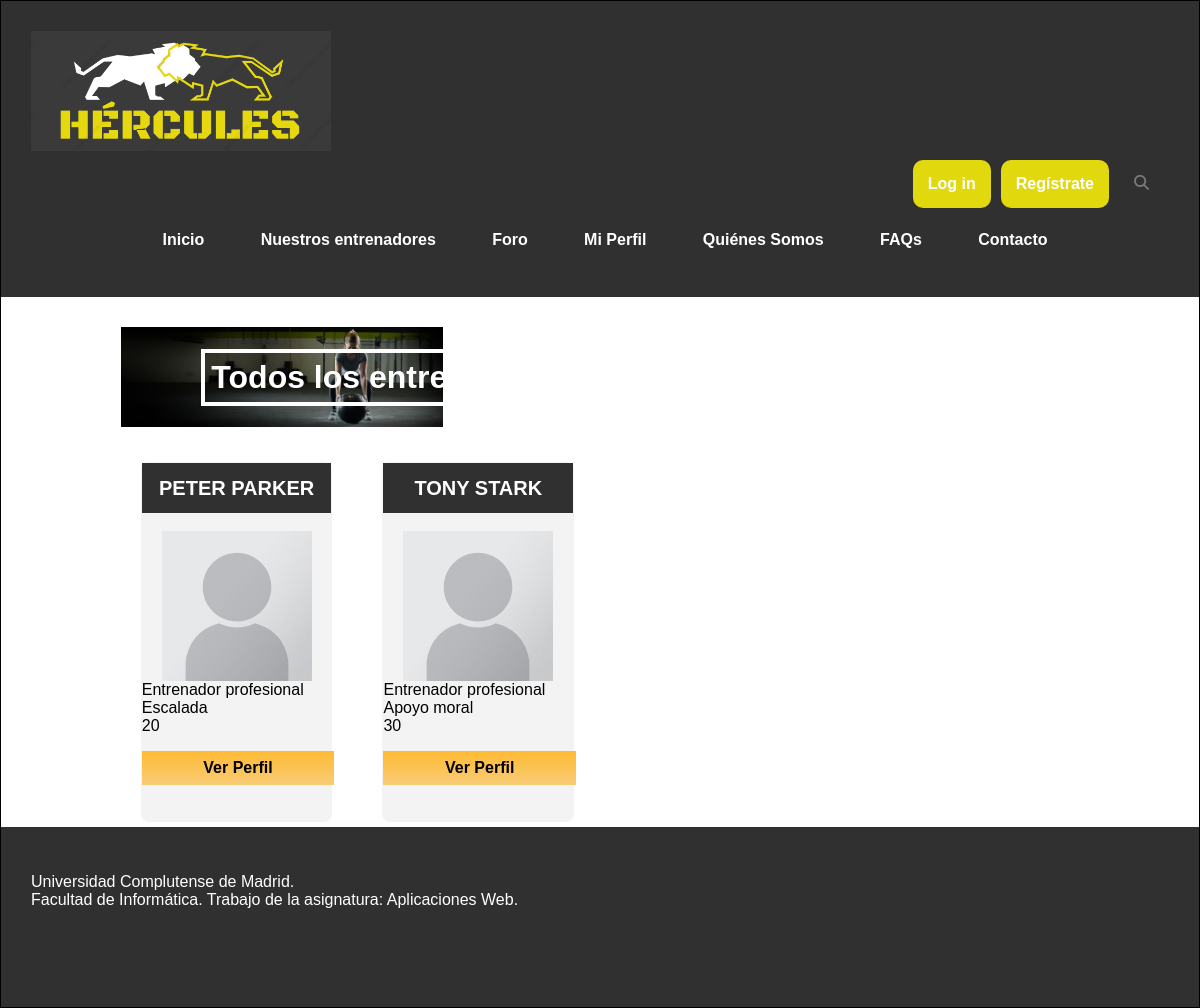
The app's page /entrenadores.php with its own data.
### tables this page shows
CREATE TABLE `usuario` (
  `nif` varchar(10) NOT NULL,
  `nombre` varchar(30) NOT NULL,
  `contrasenna` varchar(255) NOT NULL,
  `foto` varchar(255) DEFAULT 'includes/img/usuarios/default.png',
  `email` varchar(30) NOT NULL,
  `sexo` varchar(6) DEFAULT NULL,
  `fechaNac` date DEFAULT NULL,
  `telefono` varchar(15) DEFAULT NULL,
  `ubicacion` varchar(50) DEFAULT NULL,
  `peso` decimal(5,2) DEFAULT NULL,
  `altura` decimal(5,2) DEFAULT NULL,
  `preferencias` varchar(50) DEFAULT NULL,
  `tipoUsuario` tinyint(2) NOT NULL DEFAULT 0,
  `titulacion` varchar(30) DEFAULT NULL,
  `especialidad` varchar(50) DEFAULT NULL,
  `experiencia` varchar(30) DEFAULT NULL
);

### includes/DAOs/DAO.php (called while the page is built, shortened)
<?php
class DAO {
    private $servername = "localhost";
    private $username = "hercules";
    private $password = "iG8hC62acnPrvIeU";
    private $dbname = "hercules";
    private $mysqli = null;
    public function __construct(){
        if(!$this->mysqli){
            $this->mysqli = new mysqli($this->servername, $this->username, $this->password, $this->dbname);
        }
    }
    protected function consultarv2($sql){
        if ($sql != "") {
            $consulta = $this->mysqli->query($sql) or die ($this->mysqli->error. " en la linea ".(__LINE__-1));
            $tablaDatos = array();
            if (substr($sql, 0, 6) == "SELECT") {
                if ($consulta) {
                    while ($fila = mysqli_fetch_assoc($consulta)){
                        array_push($tablaDatos, $fila);
                    }
                }
            }
            return $tablaDatos;
        }
        else {
            return 0;
        }
    }
}
?>

### includes/controller.php (called while the page is built, shortened)
<?php
require_once(__DIR__ . '/DAOs/usuarioDAO.php');
class controller{
    private $usuarioDAO;
    private static $instance = null;
    public function __construct(){
        $this->usuarioDAO = new UsuarioDAO();
    }
     public static function getInstance() {
        if (null === self::$instance) {
            self::$instance = new self();
        }
        return self::$instance;
    }
    public function listarEntrenadores($nif=0){
        $col='nif, nombre, titulacion, especialidad, experiencia, foto';
        $cond='';
        if ($nif) {
            $cond="tipoUsuario = 1 AND nif != '" .$nif."'";
        }
        else {
            $cond="tipoUsuario = 1";
        }
        return $consulta = $this->usuarioDAO->selectUsuario($col, $cond);
    }
}

### includes/config.php (called while the page is built, shortened)
<?php
require_once __DIR__.'/controller.php';
$ctrl = controller::getInstance();
?>

### includes/DAOs/usuarioDAO.php (called while the page is built, shortened)
<?php
require_once(__DIR__.'/DAO.php');
class UsuarioDAO extends DAO {
    public function selectUsuario($col, $cond){
        $query = "";
        if ($cond == "") {
            $query = "SELECT ".$col." FROM usuario";
        }
        else {
            $query = "SELECT ".$col." FROM usuario WHERE ".$cond;
        }
        return $this->consultarv2($query);
    }
}
?>

### entrenadores.php (the view, shortened to what this page needs)
<?php
	require_once 'includes/config.php';
?>
<!DOCTYPE html>
<html>
<head>
	<link rel="stylesheet" type="text/css" href="includes/css/estilo.css" />
	<link rel="stylesheet" type="text/css" href="includes/css/estiloPagsMiPerfil.css" />
</head>
<body>
<div id="contenedor">
	<?php
		require('includes/comun/cabecera.php');
	?>
	<div id="contenido">
		<div class="cab">
		<h1>Todos los entrenadores disponibles</h1>
		<img src="includes/img/entrenadores.png" alt="entrenadores">
		</div>
		<?php
		if (!isset($_GET['perfil'])) {
			$arr0 = $ctrl->listarEntrenadores((isset($_SESSION['login'])) ? $_SESSION['usuario']->getNif() : 0);
		    if (count($arr0) > 0) {
		    	echo '<div class="entrenadores-all">';
		    	echo '<div class="elem-item" category="vari">';
		    	echo '<ul>';
		        foreach ($arr0 as $key => $valor) {
		            echo '<li>';
		            echo '<h4>'.$valor['nombre'].'</h4>'.'<br>';
		            echo '<img src="'.$valor['foto'].'" width="300" height="120" alt="Foto usuario">';
		            echo $valor['titulacion'].'<br>';
		            echo $valor['especialidad'].'<br>';
					    echo $valor['experiencia'].'</p>';
		            echo "<a href= entrenadores.php?perfil=".$valor['nif'].">Ver Perfil</a>";
		            echo '</li>';
		        }
		        echo '</ul>';
		        echo '</div>';
		        echo '</div>';
		    }
		}
		?>
	</div>
	<?php
		require('includes/comun/pie.php');
	?>
</div>
</body>
</html>

### includes/comun/cabecera.php (shortened to what this page needs)
<div id="cabecera">
		<a href="index.php"> <img src="includes/img/Hercules_logo.png" width="300" height="120" alt="Logo de Hercules: la web"></a>
    	<div class="saludo">
    		<?php
    		if (isset($_SESSION['login'])) {
    			echo  "Has entrado como " . $_SESSION['usuario']->getNombre() . ". ". '<a href= logout.php>' . "Logout" . '</a>';
    		}
    		else {
    			echo '<a href= login.php>Log in</a>';
    			echo '<br>';
    			echo '<a href= registro.php>Regístrate</a>';
    			echo '<br>';
    		}
    		?>
             <div id="icon-search">
                <i class="fas fa-search" id="search"></i>
            </div>
    	</div>
    	<div class="menu">
    		<ul>
    		  <li><a href= index.php>Inicio</a></li>
    		  <li><a href= entrenadores.php>Nuestros entrenadores</a></li>
    		  <li><a href= foro.php>Foro</a></li>
    		  <li class="submenu"><a href= miPerfil.php>Mi Perfil</a>
              </li>
    		  <li><a href= quienes_somos.php>Quiénes Somos</a></li>
    		  <li><a href= faqs.php>FAQs</a></li>
    		  <li><a href= contacto.php>Contacto</a></li>
    		</ul>
    	</div>
</div>

### includes/comun/pie.php
<div id="pie">
	<p>Universidad Complutense de Madrid. <br>
	Facultad de Informática. Trabajo de la asignatura: Aplicaciones Web.</p>
</div>

### includes/css/estilo.css (style rules this page uses)
body { width: 100%; font-family: "Trebuchet MS", Helvetica, sans-serif; margin: 0; padding: 0; background-color: white; }
div#contenedor { margin: auto; border: 1px solid black; background-color: white; width: auto; min-width: min-content; max-width:none; }
div#cabecera { padding: 30px; height: auto; background-color: #303030; color: white; display: flex; flex-direction: column; min-width: min-content; }
div#cabecera a, div#cabecera a:visited { color: white; font-weight: bold; text-decoration: none; }
div#cabecera .saludo { display: flex; justify-content: flex-end; }
div#cabecera .saludo a { background-color: #e1d80d; padding: 15px; border-radius: 10px; margin: 5px; width: max-content; }
div#cabecera #icon-search { display: flex; justify-content: flex-end; }
#icon-search i { font-size: 15px; color: #777777; cursor: pointer; transition: all 300ms; margin: 20px 20px; }
div#cabecera .menu { display: flex; justify-content: space-around; min-width: min-content; width:100%; }
div#contenido { padding-top: 30px; min-height: 500px; width: 80%; margin-left: 10%; background-color: white; overflow:auto; }
div#pie { padding: 30px; height: 120px; background-color: #303030; color: white; }
p { text-align: left; }
h1 { text-align: center; }
.menu ul { list-style-type: none; margin: 0; padding: 0; overflow: hidden; display: flex; list-style: none; flex-direction: row; }
.menu ul li { margin-left: 10px; padding: 0.2em; }
.menu a { display: block; padding: 15px 20px; color: #fff; text-decoration: none; }
div#contenido .cab { width: 100%; max-width: fit-content; height: 100px; background-color: #fff; overflow: hidden; position: relative; margin-bottom: 15px; padding: 0; }
div#contenido .cab img { width: 100%; height: 100%; top: 0px; }
div#contenido .cab h1 { overflow: auto; position: absolute; color: white; box-sizing: border-box; border-style: solid; border: 4px solid white; padding: 6px; min-width: max-content; text-align: center; width: 50%; left: 25%; }
div#contenido .entrenadores-all { display: flex; justify-content: space-around; flex-direction: row; display: block; position: relative; font-size: 16px; width: 100%; }
.entrenadores-all ul { padding: 0px; margin: 0px; }
.entrenadores-all ul li { list-style: none; float: left; width: 20%; height: 360px; background: #F3F3F3; margin: 20px 30px 0px 20px; box-sizing: border-box; border-radius: 8px; border: 1px solid #F3F3F3; }
.entrenadores-all ul li h4 { width: 100%; height: 50px; line-height: 50px; background: #303030; text-align: center; color: white; font-size: 20px; margin: auto; }
.entrenadores-all ul li a { display: block; text-decoration: none; background: linear-gradient(#FFBB33, #F8CC76); padding: 8px; text-align: center; color: black; margin: auto; font-weight: 600; }
.entrenadores-all img { width: 150px; height: 150px; display:block; margin:auto; }

### includes/css/estiloPagsMiPerfil.css (style rules this page uses)
div#contenido a, button[type="submit"] { cursor:pointer; text-decoration: none; border: 0; color: black; background-color: #f3f3f3; opacity: 1.5; margin-top: 20px; padding: 15px; width: 30%; font-size: 16px; font-weight: 600; border-radius: 8px; text-align: center; }
div#contenido .entrenadores-all a { display: block; width: 93%; background: linear-gradient(#FFBB33, #F8CC76); padding: 8px; margin: auto; border-radius: 0; }

### records on screen
usuario: nombre "PETER PARKER", foto (placeholder picture), titulacion "Entrenador profesional", especialidad "Escalada", experiencia "20"
usuario: nombre "TONY STARK", foto (placeholder picture), titulacion "Entrenador profesional", especialidad "Apoyo moral", experiencia "30"
